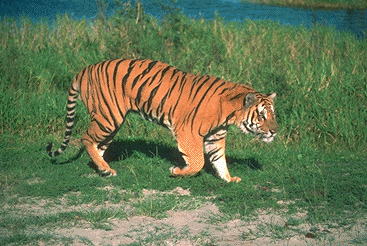
#> input picture TP4/tiger.png, 367 x 246 px
$ python workingFile.py   (older library calls are emulated)
#> lines starting #> are read from the running program, lines starting #| are printed output that depends on the picture; after the words box and inside, x2 and y2 are one past the last pixel; in counts of white or black regions, pixels touching at a corner belong together
import numpy as np
from numpy import random
import matplotlib.pyplot as plt
import scipy.ndimage
from scipy import ndimage

import maxflow

from mpl_toolkits.mplot3d import axes3d
from matplotlib import cm
from skimage.io import imread,imsave

import skimage.filters
from scipy.cluster.vq import kmeans2

plt.ion()

def computeNormalizedImage(im,display_distribution=False):
	# TODO compute the normalized color image by dividing each channel by the norm of the rgb vector for that pixel

	im_norm = np.linalg.norm(im, axis=-1)[..., np.newaxis]
	im_intensity_normalised = im / im_norm

	if display_distribution:
		#display the disribution of normalized color, should be on the unity sphere
		points=im_intensity_normalised.reshape(-1,3)
		fig=plt.figure(figsize=(8,8))
		ax = fig.add_subplot(111, projection='3d')
		colormap=np.array([[0,0,200],[250,250,0],[0,200,0],[200,0,0]],dtype=np.uint8)
		# ax.scatter(points[::100,0],points[::100,1],points[::100,2],c=points[::100,:],edgecolors='none')
		ax.set_xlabel('red')
		ax.set_ylabel('green')
		ax.set_zlabel('blue')
		ax.set_xlim([0,1])
		ax.set_ylim([0,1])
		ax.set_zlim([0,1])
		plt.draw()
		plt.show()

	return im_intensity_normalised

def displayLabelsImage(imlabels):
	# Displaying the labels image
	colormap=np.array([[250,250,0],[0,0,200],[0,200,0],[200,0,0]],dtype=np.uint8)
	imlabelsColors=colormap[imlabels,:]
	plt.figure()
	plt.imshow(imlabelsColors)
	plt.show()


# TODO
# Define your own kmeans function


def imageKmeans(im_intensity_normalised,nb_clusters):
	# TODO
	# from the image, create a vector of point colors of size N by 3 with N the number of pixels in the image
	# and you can call the function kmeans2 from scipy.cluster.vq
	# before defining your own kmeans function,
	# retrieve both the centers and the labels from this function
	# reshape the labels to have the size of the image to get an image called imlabels
	points = im_intensity_normalised.reshape(-1, 3)
	nb_iter = 10
	centroids, labels = scipy.cluster.vq.kmeans2(points, k=nb_clusters, iter=nb_iter, minit='points')
	point_labels = np.array([labels[point_idx] for point_idx in range(points.shape[0])])
	img_labels = np.reshape(point_labels, im_intensity_normalised.shape[:2])

	return img_labels, centroids

def displayUnaryLabelCosts(costs):
	plt.figure()
	# print("Costs.shape[2]:", Costs.shape[2])
	# TODO : improve this part to be more general
	for i in range(4):
		plt.subplot(2,2,i+1)
		plt.imshow(costs[:,:,i],cmap=plt.cm.Greys_r)

def unaryLabelCosts(im_intensity_normalized,mean_colors):
	# TODO
	# given a matrix of color of size N by 3
	# Compute an array Costs of size H by H by nb_clusters
	# such that Costs[i,j,k]= norm(im[i,j,:]-colors[:,k])**2
	# you can avoid loops by using numpy broadcasting
	# http://docs.scipy.org/doc/numpy/user/basics.broadcasting.html

	# Solution without broadcasting:

	# Solution using broadcasting:
	# we create first an array of size H x W x 1 x 3 from an array of size H x W x 3 using [:,:,None,:] to create a new axis of size one
	# then we can substract an array of size K x 3 from an array of size H x W x 1 x 3 using broadcasting
	# to get an array of size H x W x K x 3 and we sum the square along the last dimension
	costs = np.linalg.norm(im_intensity_normalized[:, :, np.newaxis, :] - mean_colors, axis=-1) ** 2
	return costs


def graphCutSegment(costs_class0,costs_class1,imlabelsBinary):

	H=costs_class0.shape[0]
	W=costs_class0.shape[1]
	nbpixels=H*W

	# -----------------------Segmentation method using regional data term and constant edge cost-------------------------------

	g = maxflow.Graph[float](nbpixels,nbpixels * 2)


	# TODO
	# encode unary term of the energy shown in those slides of graph-cut (i.e., sum_p Dp(lp) +sum_pq Vqp(lq,lp))
	# by adding arcs in the graph by calling the function g.add_tweights_vectorized
	# this function allows to add arcs between nodes and the source node s and a the sink node t (oriented as source->node and node->target)
	# g.add_tweights_vectorized(indices_nodes,costs_arcs_from_s_to_nodes,costs_arcs_from_nodes_to_t)
	# with indices_nodes,costs_arcs_from_s_to_nodes,costs_arcs_from_nodes_to_t vector whose lenght is the number of pixels
	# WARNING, in the contrary to the slide  24 , the pymaxflow code seems to use the convention
	# that s is in the set of node with labels 0 and t is in the set of node with labels 1
	# look at the graph slide 24 to see how to go from Dp(0) and Dp(1) to the arc weights keeping
	# in mind that pymaxflow use a opposite convention
	# make sure that indices_nodes,costs_arcs_to_s and costs_arcs_to_t are vectors of the same size
	# otherwise will get an assertion error
	# Note :the unvectorized version is documented in the graph.h file un pymaxflow

	indice_nodes = g.add_node(nbpixels)
	costs_arcs_from_s_to_nodes = costs_class0
	costs_arcs_from_nodes_to_t = costs_class1
	g.add_tweights_vectorized(
		indice_nodes.astype(np.int32),
		costs_arcs_from_s_to_nodes.astype(np.float32),
		costs_arcs_from_nodes_to_t.astype(np.float32))


	#We check that the minimization of this energy without extra node gives back the same labels as imlabelsBinary
	print("calling maxflow")
	g.maxflow()
	out = g.what_segment_vectorized()
	imlabels2=out.reshape((H,W))
	assert(np.all(imlabelsBinary==imlabels2))

	# TODO
	# encode binary terms of the energy in slide 25 (sum_p Dp(fp) +sum_pq Vqp(fq,fp))
	# by considering first horizontal edges between neighboring pixels then vertical edges
	# you  add oriented arcs in the graph between nodes by calling the function g.add_edge_vectorized
	# g.add_edge_vectorized(indices_node_i,indices_node_j,weight_arc_i_to_j,weight_arc_j_to_i)
	# in our case we use weight_arc_i_to_j=weight_arc_i_to_j=alpha
	# first create a matrix indices = np.arange(nbpixels) .reshape(H,W) an use
	# then use submaxtrices extracted from  indices then flattened to create indices_node_i and indices_node_j
	# Note : you can have a look on the example in test.py in the pymaxflow directory

	alpha=0.1


	indices = np.arange(nbpixels) .reshape(H,W).astype(np.int32)
	#------ adding horizontal edges------
	indices_node_i = indices[:, :-1].ravel()
	indices_node_j = indices[:, 1:].ravel()
	cost_diff = alpha
	g.add_edge_vectorized(indices_node_i, indices_node_j, cost_diff ,cost_diff)


	#------ adding vertical edges------
	indices_node_i = indices[1:, :-1].ravel()
	indices_node_j = indices[:-1, 1:].ravel()
	# cost_diff=n ?
	g.add_edge_vectorized(indices_node_i, indices_node_j, cost_diff, cost_diff)

	indices_node_i = indices[:-1, 1:].ravel()
	indices_node_j = indices[1:, :-1].ravel()
	g.add_edge_vectorized(indices_node_i, indices_node_j, cost_diff, cost_diff)

	# Getting the result image
	print("calling maxflow")
	g.maxflow()
	out = g.what_segment_vectorized()


	imlabelsGC=out.reshape((H,W))
	return imlabelsGC

def main():
	im=np.array(imread('tiger.png')).astype(np.float)
	H=im.shape[0]
#> H = 246
	W=im.shape[1]
#> W = 367
	nbpixels=H*W
#> nbpixels = 90282

	im_intensity_normalized=computeNormalizedImage(im,display_distribution=True)
#> in computeNormalizedImage, `im_intensity_normalised = im / im_norm`:
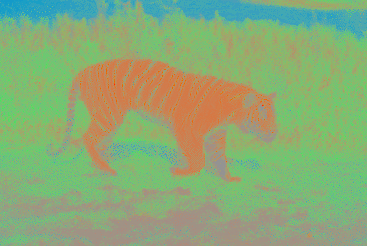
#> im_intensity_normalised: shape (246, 367, 3) float64; mean R, G, B 0.544, 0.671, 0.467

	nb_clusters=4
	random.seed((1000,2000))# make sure the kmean call is repeatable to check correctness of te code
	imlabels,mean_colors=imageKmeans(im_intensity_normalized,nb_clusters =nb_clusters)
#> in imageKmeans, `centroids, labels = scipy.cluster.vq.kmeans2(points, k=nb_clusters, it..`: centroids = [[0.491, 0.743, 0.45], [0.295, 0.665, 0.676], [0.794, 0.513, 0.316], [0.611, 0.627, 0.478]]
#> in imageKmeans, `img_labels = np.reshape(point_labels, im_intensity_normalised.shape[:2])`:
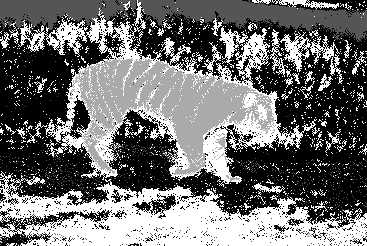
#> img_labels: shape (246, 367) int32; min 0, max 3, mean 1.3; drawn with min black and max white
#> mean_colors has the same summary as centroids in imageKmeans

	displayLabelsImage(imlabels)


	Costs=unaryLabelCosts(im_intensity_normalized,mean_colors)
#> in unaryLabelCosts, `costs = np.linalg.norm(im_intensity_normalized[:, :, np.newaxis, :] - ..`:
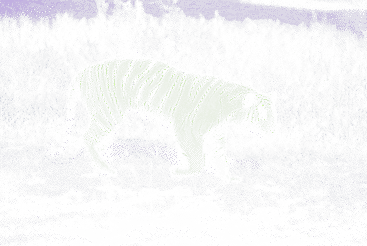
#> costs: shape (246, 367, 4) float64; mean R, G, B, A 0.0434, 0.141, 0.146, 0.0418; transparent parts drawn white
	displayUnaryLabelCosts(Costs)


	# retrive the class that is the most   represented in the center region of the image
	classSegment=np.argmax(np.bincount(imlabels[100:150,150:250].flat))
#> classSegment = 2

	# New cost using only two classes by grouping all other classes into a single class ,
	# we take the minium of the cost in the set of other classes to get the unary cost for new
	# aggregated class
	otherClasses=[i for i in range(nb_clusters) if i!=classSegment ]
#> otherClasses = [0, 1, 3]
	costs_class0=Costs[:,:,classSegment]
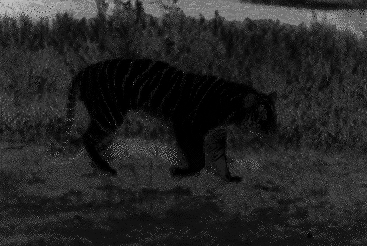
#> costs_class0: shape (246, 367) float64; min 0.000199, max 0.742, mean 0.146
	costs_class1=np.min(Costs[:,:,otherClasses],axis=2)
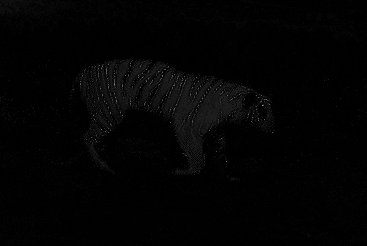
#> costs_class1: shape (246, 367) float64; min 1.69e-05, max 0.569, mean 0.0143
	plt.figure()
	plt.subplot(1,2,1)
	plt.imshow(costs_class0,cmap=plt.cm.Greys_r)
	plt.subplot(1,2,2)
	plt.imshow(costs_class1,cmap=plt.cm.Greys_r)

	imlabelsBinary=imlabels!=classSegment
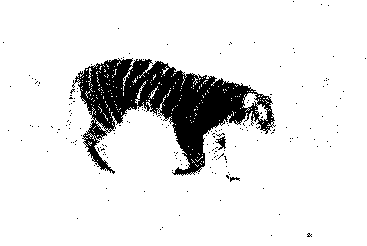
#> imlabelsBinary: shape (246, 367) bool; 88.8% white; 187 black regions (184 under 20 px), largest, box (x1, y1, x2, y2) and area: (72, 58, 276, 176) 9771, (215, 136, 226, 150) 70, (230, 177, 240, 182) 26

	imlabelsGC=graphCutSegment(costs_class0,costs_class1,imlabelsBinary)

	plt.ioff()

	displayLabelsImage(imlabelsGC)


if __name__ == "__main__":
	main()
#> (the call stopped at in graphCutSegment, `g = maxflow.Graph[float](nbpixels,nbpixels * 2)`: maxflow is not available in this run)
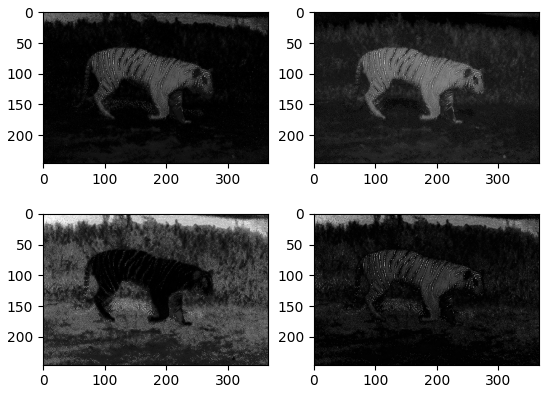
#> figure drawn by matplotlib, 4 panels
